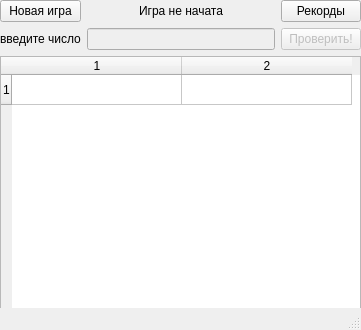
<?xml version="1.0" encoding="UTF-8"?>
<ui version="4.0">
 <class>MainWindow</class>
 <widget class="QMainWindow" name="MainWindow">
  <property name="geometry">
   <rect>
    <x>0</x>
    <y>0</y>
    <width>361</width>
    <height>330</height>
   </rect>
  </property>
  <property name="windowTitle">
   <string>MainWindow</string>
  </property>
  <widget class="QWidget" name="centralwidget">
   <widget class="QWidget" name="gridLayoutWidget">
    <property name="geometry">
     <rect>
      <x>0</x>
      <y>0</y>
      <width>361</width>
      <height>311</height>
     </rect>
    </property>
    <layout class="QGridLayout" name="gridLayout">
     <item row="0" column="2">
      <widget class="QPushButton" name="pushButton_2">
       <property name="text">
        <string>Рекорды</string>
       </property>
      </widget>
     </item>
     <item row="0" column="1">
      <widget class="QLabel" name="label">
       <property name="text">
        <string>Игра не начата</string>
       </property>
       <property name="alignment">
        <set>Qt::AlignCenter</set>
       </property>
      </widget>
     </item>
     <item row="1" column="1">
      <widget class="QLineEdit" name="lineEdit">
       <property name="enabled">
        <bool>false</bool>
       </property>
      </widget>
     </item>
     <item row="0" column="0">
      <widget class="QPushButton" name="pushButton">
       <property name="text">
        <string>Новая игра</string>
       </property>
      </widget>
     </item>
     <item row="1" column="2">
      <widget class="QPushButton" name="pushButton_4">
       <property name="enabled">
        <bool>false</bool>
       </property>
       <property name="text">
        <string>Проверить!</string>
       </property>
      </widget>
     </item>
     <item row="2" column="0" colspan="3">
      <widget class="QTableWidget" name="tableWidget">
       <property name="rowCount">
        <number>1</number>
       </property>
       <property name="columnCount">
        <number>2</number>
       </property>
       <attribute name="horizontalHeaderMinimumSectionSize">
        <number>37</number>
       </attribute>
       <attribute name="horizontalHeaderDefaultSectionSize">
        <number>170</number>
       </attribute>
       <attribute name="verticalHeaderDefaultSectionSize">
        <number>30</number>
       </attribute>
       <row/>
       <column/>
       <column/>
      </widget>
     </item>
     <item row="1" column="0">
      <widget class="QLabel" name="label_2">
       <property name="text">
        <string>введите число</string>
       </property>
       <property name="alignment">
        <set>Qt::AlignCenter</set>
       </property>
      </widget>
     </item>
    </layout>
   </widget>
  </widget>
  <widget class="QMenuBar" name="menubar">
   <property name="geometry">
    <rect>
     <x>0</x>
     <y>0</y>
     <width>361</width>
     <height>26</height>
    </rect>
   </property>
  </widget>
  <widget class="QStatusBar" name="statusbar"/>
 </widget>
 <resources/>
 <connections/>
</ui>
